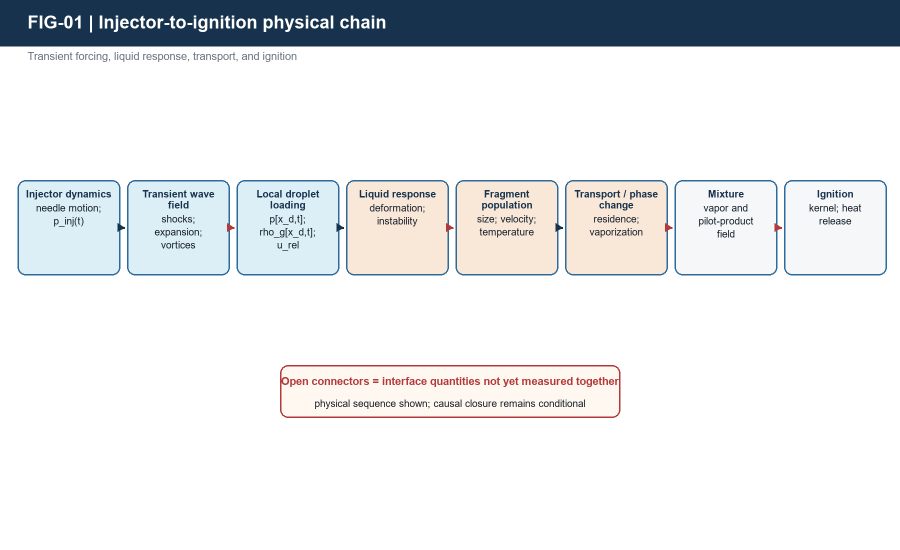
#> input picture 08_Figures_Tables/phase14S/figure_previews/FIG-01.png, 1800 x 1100 px, given in place of Hamzehloo_LES_Underexpanded_Hydrogen_MethaneJets_p11_300.png, which was not available (shown at 1/2 size)
$ python generate_phase14S.py
#> lines starting #> are read from the running program, lines starting #| are printed output that depends on the picture; pictures that were not available may be replaced by others from this repository, and a replacement may not be noted
from __future__ import annotations

import base64
import csv
import html
import shutil
import subprocess
import textwrap
from dataclasses import dataclass
from pathlib import Path

from PIL import Image, ImageDraw, ImageFont


ROOT = Path(__file__).resolve().parents[2]
OUT = ROOT / "08_Figures_Tables" / "phase14S"
PANELS = OUT / "source_panels"
FIGURES = OUT / "figures"
PREVIEWS = OUT / "figure_previews"
TABLES = OUT / "tables"
RENDERED = ROOT / "tmp" / "pdfs" / "phase14s_final_pages"
for directory in (PANELS, FIGURES, PREVIEWS, TABLES, RENDERED):
    directory.mkdir(parents=True, exist_ok=True)

PDFTOPPM = "pdftoppm"
W, H = 1800, 1100
NAVY = "#17324D"
BLUE = "#2F6B9A"
CYAN = "#DDEFF6"
TEAL = "#2A7F79"
ORANGE = "#D96C2F"
PALE_ORANGE = "#F9E8D8"
RED = "#B33A3A"
GRAY = "#65717D"
LIGHT = "#F5F7F9"
DARK = "#16202A"
WHITE = "#FFFFFF"


# [9 lines left out: function font, not called in this run]


def render_page(pdf: Path, page: int, dpi: int = 300) -> Path:
#> called with page = 11, dpi = 300
    target = RENDERED / f"{pdf.stem}_p{page}_{dpi}.png"
    if target.exists():
        return target
    prefix = target.with_suffix("")
    subprocess.run(
        [PDFTOPPM, "-f", str(page), "-l", str(page), "-r", str(dpi), "-png", "-singlefile", str(pdf), str(prefix)],
        check=True,
        stdout=subprocess.DEVNULL,
        stderr=subprocess.DEVNULL,
    )
#> (this line was passed over: subprocess is not available in this run)
    return target


@dataclass
class PanelSpec:
    panel_id: str
    paper_id: str
    pdf: str
    page: int
    figure: str
    original_panel: str
    crop: tuple[float, float, float, float]
    phenomenon: str
    condition: str
    section: str
    new_figure: str
    crop_notes: str
    source_locator: str


PANEL_SPECS = [
    PanelSpec("SP02-01", "B009", "02_PDF_Raw/B/B-H2-04_2014_Hamzehloo_LES_Underexpanded_Hydrogen_MethaneJets.pdf", 11, "Fig. 8", "sequence", (0.160, 0.077, 0.850, 0.390), "Axial-Mach evolution and Mach-disk formation", "Hydrogen; NPR 10; transient LES", "S06", "FIG-02", "Exact figure crop; time labels and contour scale retained", "LOC-B009-0005"),
    PanelSpec("SP02-02", "B021", "02_PDF_Raw/B/B-E-01_2023_Anaclerio_Numerical_Underexpanded_HydrogenJets_ICE.pdf", 11, "Fig. 18", "plot", (0.075, 0.082, 0.462, 0.237), "Steady/unsteady Mach-disk comparison", "Hydrogen; representative NPR 12.7 case", "S06", "FIG-02", "Fig. 18 plot only; caption and body text excluded", "LOC-B021-0006"),
    PanelSpec("SP02-03", "B029", "02_PDF_Raw/B/B-E-09_2026_Sang_InjectorPressureBuildUp_Underexpanded_HydrogenJet.pdf", 8, "Fig. 11", "velocity contours", (0.48, 0.22, 0.94, 0.50), "Velocity-contour and shock-cell evolution during injector build-up", "Hydrogen injector; transient pressure-build case", "S06", "FIG-02", "Fig. 11 image sequence; time labels and color bar retained", "LOC-B029-0008"),
    PanelSpec("SP04-01", "C016", "02_PDF_Raw/C/C-SD-09_2021_Sharma_ShockInduced_DropletAerobreakup.pdf", 13, "Fig. 6", "d", (0.492, 0.258, 0.837, 0.383), "Acceleration-dominated RTP morphology", "Water; M_s 1.45; We 795; d0 0.5 mm", "S10", "FIG-04", "Fig. 6(d) pair only; scale bars retained", "LOC-C016-0004"),
    PanelSpec("SP04-02", "C016", "02_PDF_Raw/C/C-SD-09_2021_Sharma_ShockInduced_DropletAerobreakup.pdf", 13, "Fig. 6", "b", (0.492, 0.105, 0.837, 0.230), "Shear-induced entrainment morphology", "Water; M_s 1.30; We 1600; d0 2.9 mm", "S10", "FIG-04", "Fig. 6(b) pair only; scale bars retained", "LOC-C016-0004"),
    PanelSpec("SP04-03", "C013", "02_PDF_Raw/C/C-SD-06_2020_Dorschner_LigamentFormation_Shedding_DropletAerobreakup.pdf", 22, "Fig. 15", "sequence", (0.10, 0.09, 0.53, 0.74), "Recurrent ligament formation and shedding", "Water; We 295", "S10", "FIG-04", "Exact figure sequence; annotations retained; caption excluded", "PDF p.22, Fig. 15"),
    PanelSpec("SP04-04", "D018", "02_PDF_Raw/D/D-DW-03_2026_Yang_RP3_Droplet_DeformationBreakup_Detonation.pdf", 10, "Fig. 15", "sequence", (0.12, 0.06, 0.91, 0.14), "KHI-dominant to coupled KHI-RTI fragmentation", "RP-3; d0 530 um; detonation Ma 7.03", "S10", "FIG-04", "Fig. 15 strip only; times and stage brackets retained", "LOC-D018-0008"),
    PanelSpec("SP04A-01", "C029", "02_PDF_Raw/C/C-PC-03_2021_Boyd_Transcritical_ShockDroplet_Interaction.pdf", 14, "Fig. 9", "a-f", (0.20, 0.09, 0.80, 0.70), "Diverging and converging refracted-wave histories", "n-dodecane in nitrogen; 500 K n=0.78 vs 650 K n=1.8", "S11", "FIG-04A", "Full Fig. 9 comparison; annotations and axes retained; caption excluded", "PDF p.14, Fig. 9"),
    PanelSpec("SP05-01", "C035", "02_PDF_Raw/C/C-MD-03_2021_Wang_ShockInduced_TandemDroplet_Breakup.pdf", 5, "Fig. 5", "sequence", (0.521, 0.470, 0.902, 0.823), "Tandem-droplet wake shielding and differential deformation", "Water; tandem pair; S/D and We case-specific", "S14", "FIG-05", "Exact sequence; dimensional labels retained", "LOC-C035-0004"),
    PanelSpec("SP05-02", "C036", "02_PDF_Raw/C/C-MD-04_2026_Guo_ShockInduced_ParallelDroplets_Aerobreakup.pdf", 5, "Fig. 2", "sequence", (0.275, 0.098, 0.850, 0.420), "Parallel-droplet channel opening and closure", "Parallel droplets; We 16.7; multiple L/D", "S14", "FIG-05", "Exact image sequence; spacing labels retained", "LOC-C036-0003"),
    PanelSpec("SP05-03", "C033", "02_PDF_Raw/C/C-MD-01_2011_Chauvin_PlanarShock_TwoPhase_GasLiquid_Medium.pdf", 5, "Fig. 2", "sequence and traces", (0.20, 0.50, 0.66, 0.94), "Shock propagation and pressure attenuation through a droplet cloud", "Water-droplet cloud; planar shock", "S14", "FIG-05", "Fig. 2 sequence and pressure traces; caption excluded", "PDF p.5, Fig. 2"),
    PanelSpec("SP06-01", "C024", "02_PDF_Raw/C/C-ST-04_2023_DukeWalker_SmallDroplet_BreakupEvaporation_HighWeber.pdf", 7, "Fig. 7", "a-d", (0.114, 0.050, 0.886, 0.382), "Fragment-cloud formation and optical disappearance", "Acetone droplets; M about 2.09; high We", "S18", "FIG-06", "Exact figure crop; time labels and flow direction retained", "LOC-C024-0005"),
    PanelSpec("SP06-02", "C026", "02_PDF_Raw/C/C-ST-06_2025_DukeWalker_SmallDroplet_DeformationAcceleration_HighSpeed.pdf", 6, "Fig. 2", "A-D", (0.46, 0.095, 0.767, 0.536), "Size- and loading-dependent early droplet evolution", "Acetone; about 55-200 um; case-specific Mach/We", "S18", "FIG-06", "Selected rows A-D; scale and time labels retained", "PDF p.6, Fig. 2"),
    PanelSpec("SP06-03", "C031", "02_PDF_Raw/C/C-PC-05_2025_Song_3D_PhaseChange_ShockDroplet_Interaction.pdf", 11, "Fig. 7", "a-c", (0.178, 0.115, 0.833, 0.493), "No-phase-change, evaporation, and condensation morphologies", "n-dodecane; modeled Mach 1.47 family", "S18", "FIG-06", "Exact comparison; branch labels and times retained", "LOC-C031-0008"),
    PanelSpec("SP06-04", "C032", "02_PDF_Raw/C/C-PC-06_2016_Strotos_NDecane_DropletBreakup_HighTemperatureGas.pdf", 5, "Figs. 3-4", "800 and 1000 K", (0.08, 0.03, 0.96, 0.80), "Heating-dependent deformation and breakup", "n-decane; 800 and 1000 K; We 15-90", "S18", "FIG-06", "Both source figures retained for direct thermal comparison", "PDF p.5, Figs. 3-4"),
    PanelSpec("SP07-01", "A022", "02_PDF_Raw/A/A-H2-05_2024_Rorimpandey_JetInteractionAngle_H2DDI.pdf", 3, "Fig. 2", "a-c", (0.502, 0.051, 0.868, 0.706), "Hydrogen-pilot jet intersection geometry", "H2/diesel DDI; 12, 15, and 19 deg arrangements", "S22", "FIG-07", "Geometry panels only; dimensions retained", "LOC-A022-0006"),
    PanelSpec("SP07-02", "A026", "02_PDF_Raw/A/A-H2-09_2025_Heaton_HydrogenInjectionTiming_EnergyProportion_Flame.pdf", 10, "Fig. 10", "sequence", (0.068, 0.055, 0.932, 0.476), "Timing-conditioned diesel-pilot and early hydrogen flame development", "H2/diesel optical engine; timing sweep", "S22", "FIG-07", "Exact matrix; crank-angle and timing labels retained", "LOC-A026-0005"),
    PanelSpec("SP07-03", "A007", "02_PDF_Raw/A/A-NG-07_2018_Fink_DieselPilot_NGJet_SpatialTemporalInteraction.pdf", 6, "Fig. 10", "map", (0.095, 0.681, 0.457, 0.882), "Spatial-temporal natural-gas ignition-delay map", "Diesel pilot/natural gas; RCEM", "S22", "FIG-07", "Plot only; axes and color scale retained", "LOC-A007-0005"),
    PanelSpec("SP08-01", "D018", "02_PDF_Raw/D/D-DW-03_2026_Yang_RP3_Droplet_DeformationBreakup_Detonation.pdf", 5, "Fig. 5", "a-f", (0.13, 0.18, 0.865, 0.420), "Water/RP-3 detonation-driven breakup comparison", "Detonation Ma about 6-7; water and RP-3", "S26", "FIG-08", "Exact figure; time and liquid labels retained", "LOC-D018-0005"),
    PanelSpec("SP08-02", "D019", "02_PDF_Raw/D/D-DW-04_2026_Zou_DetonationShock_DropletInteraction_Mechanisms.pdf", 11, "Fig. 8", "a-d", (0.20, 0.08, 0.76, 0.46), "Reacting detonation versus inert-shock wave configurations", "Water; d0 4.8 mm; matched incident Mach 4.8", "S26", "FIG-08", "Fig. 8 only; contours and scales retained", "LOC-D019-0006"),
    PanelSpec("SP08-03", "D014", "02_PDF_Raw/D/D-RDE-09_2025_Li_DropletKinematics_Distribution_Ethanol_RDE.pdf", 10, "Fig. 16", "a-b", (0.11, 0.065, 0.79, 0.37), "Wave-relative droplet position and thermal/evaporation history", "Two-phase ethanol RDE; grouped histories", "S26", "FIG-08", "Fig. 16 only; axes and position markers retained", "PDF p.10, Fig. 16"),
    PanelSpec("SP08-04", "D019", "02_PDF_Raw/D/D-DW-04_2026_Zou_DetonationShock_DropletInteraction_Mechanisms.pdf", 14, "Fig. 12", "a-d", (0.20, 0.08, 0.79, 0.46), "Reacting/inert post-wave pressure-field divergence", "Water; matched incident Mach 4.8", "S26", "FIG-08", "Fig. 12 only; contours and scales retained", "LOC-D019-0008"),
]


def make_panel(spec: PanelSpec) -> Path:
    pdf = ROOT / spec.pdf
    page_png = render_page(pdf, spec.page)
    image = Image.open(page_png).convert("RGB")
#> image is the input picture: PIL image 1800x1100 RGB; mean R, G, B 229.3, 231.5, 233.7
    if spec.panel_id == "SP06-04":
        def crop_norm(box):
            x0, y0, x1, y1 = box
            return image.crop((int(x0 * image.width), int(y0 * image.height), int(x1 * image.width), int(y1 * image.height)))
        upper = crop_norm((0.10, 0.045, 0.90, 0.37))
        lower = crop_norm((0.10, 0.445, 0.90, 0.77))
        width = max(upper.width, lower.width)
        crop = Image.new("RGB", (width, upper.height + lower.height + 24), "white")
        crop.paste(upper, ((width - upper.width) // 2, 0))
        crop.paste(lower, ((width - lower.width) // 2, upper.height + 24))
    else:
        x0, y0, x1, y1 = spec.crop
        box = (int(x0 * image.width), int(y0 * image.height), int(x1 * image.width), int(y1 * image.height))
#> box = (288, 84, 1530, 429)
        crop = image.crop(box)
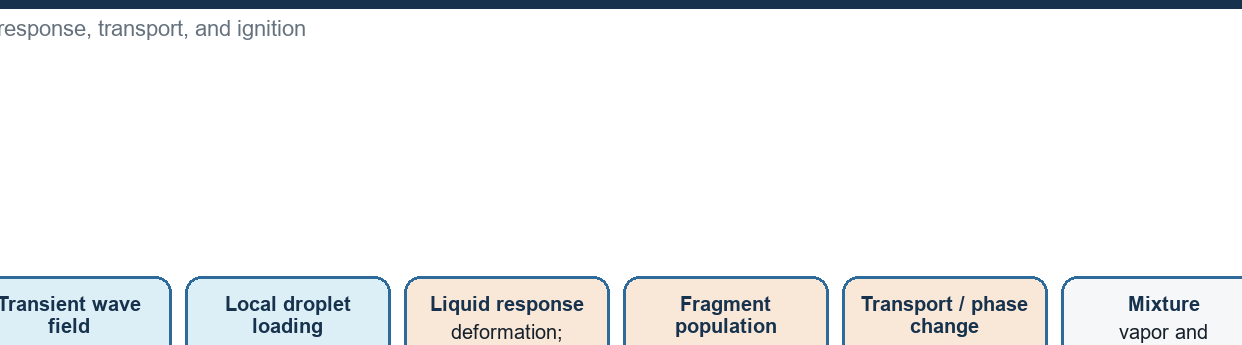
#> crop: PIL image 1242x345 RGB; mean R, G, B 239.6, 241.1, 241.9
    target = PANELS / f"{spec.panel_id}_{spec.paper_id}_{spec.figure.replace(' ', '').replace('.', '').replace('-', '_')}.png"
    crop.save(target, optimize=True)
    return target


PANEL_PATHS = {spec.panel_id: make_panel(spec) for spec in PANEL_SPECS}
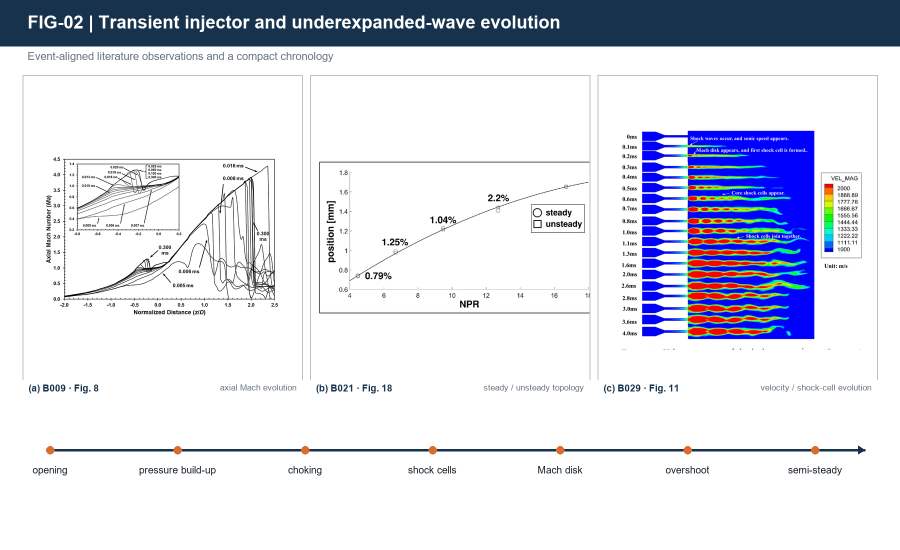
#> input picture 08_Figures_Tables/phase14S/figure_previews/FIG-02.png, 1800 x 1100 px, given in place of aclerio_Numerical_Underexpanded_HydrogenJets_ICE_p11_300.png, which was not available (shown at 1/2 size)
#> in make_panel, image is the input picture: PIL image 1800x1100 RGB; mean R, G, B 218, 220.6, 231.9
#> in make_panel (call 2), `crop = image.crop(box)`:
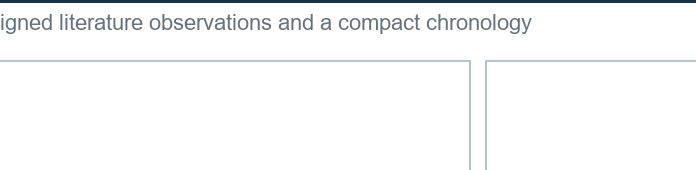
#> crop: PIL image 696x170 RGB; mean R, G, B 246.6, 247.5, 248.4
#> in make_panel (call 3), `crop = image.crop(box)`:
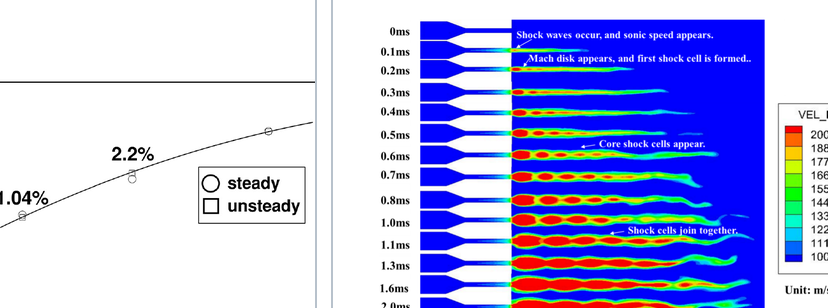
#> crop: PIL image 828x308 RGB; mean R, G, B 175.6, 179.8, 231.8
#> (the run stopped early here; a loop or call above may not have finished)
